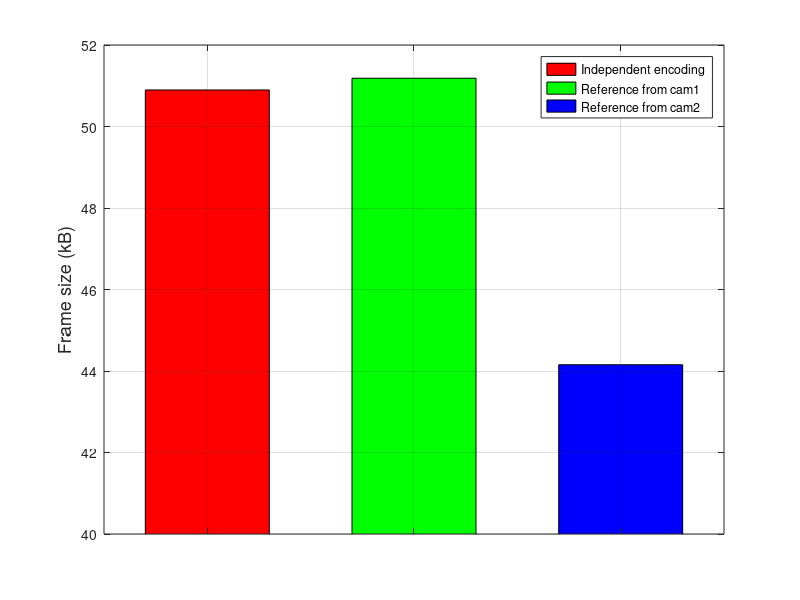

Write the MATLAB code that produced this figure.
clc;
clear;

name = { '1280*720' };
cam1 = [52118 0 0]./1024;
cam1refcam2 = [0 52413 0]./1024;
cam1refcam3 = [0 0 45214]./1024;

myBar1 = bar(cam1,'r','barwidth',0.6,'Facecolor',[1 0 0]); hold on;
myBar2 = bar(cam1refcam2,'g','barwidth',0.6,'Facecolor',[0 1 0]); hold on;
myBar3 = bar(cam1refcam3,'b','barwidth',0.6,'Facecolor',[0 0 1]);

set(gca,'xticklabel',' ');
ylim([40 52]);
ylabel(gca,'Frame size (kB)','FontSize',13);
legend('Independent encoding','Reference from cam1','Reference from cam2');
grid on;